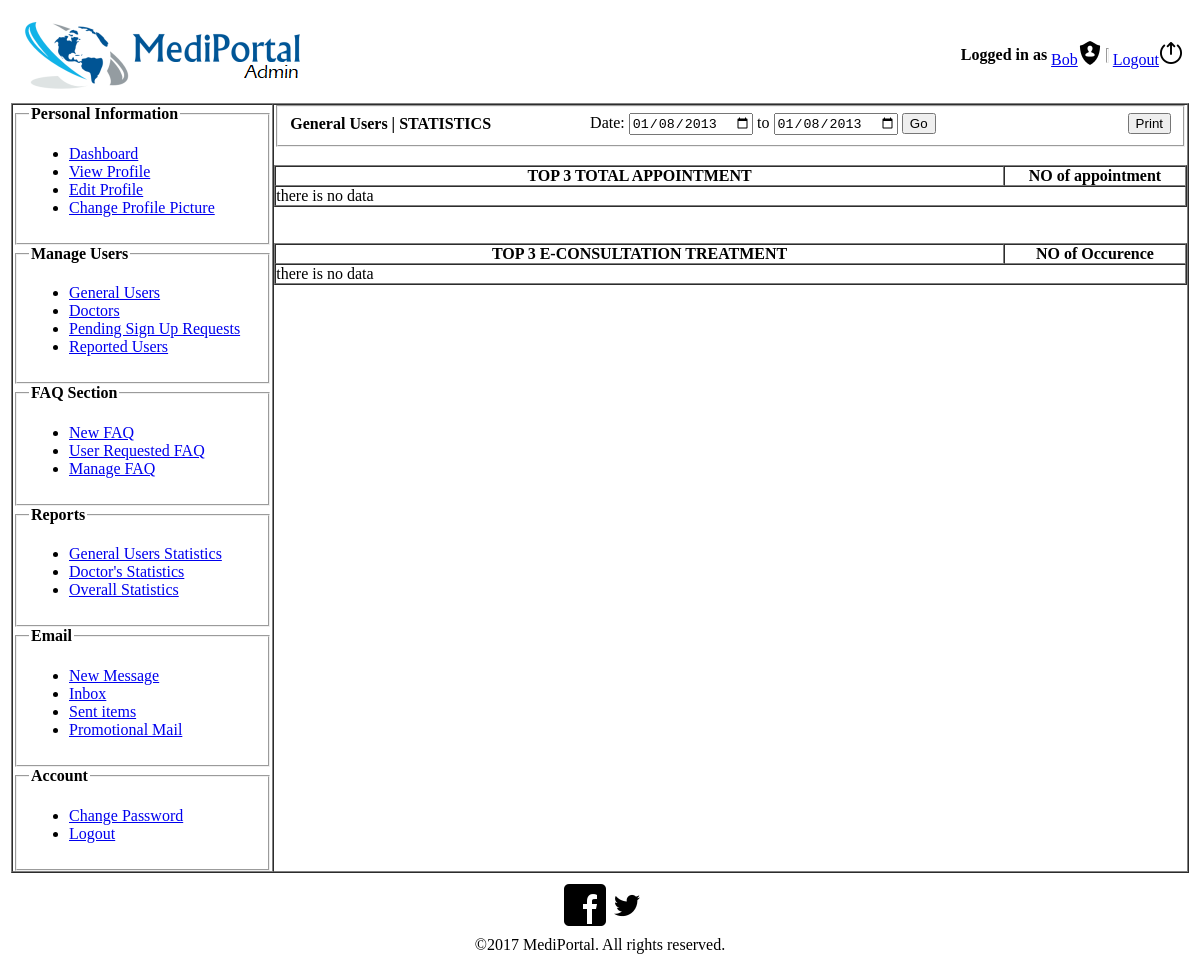
Page /user_admin/reportsNormalUsers.php on the earlier database version.
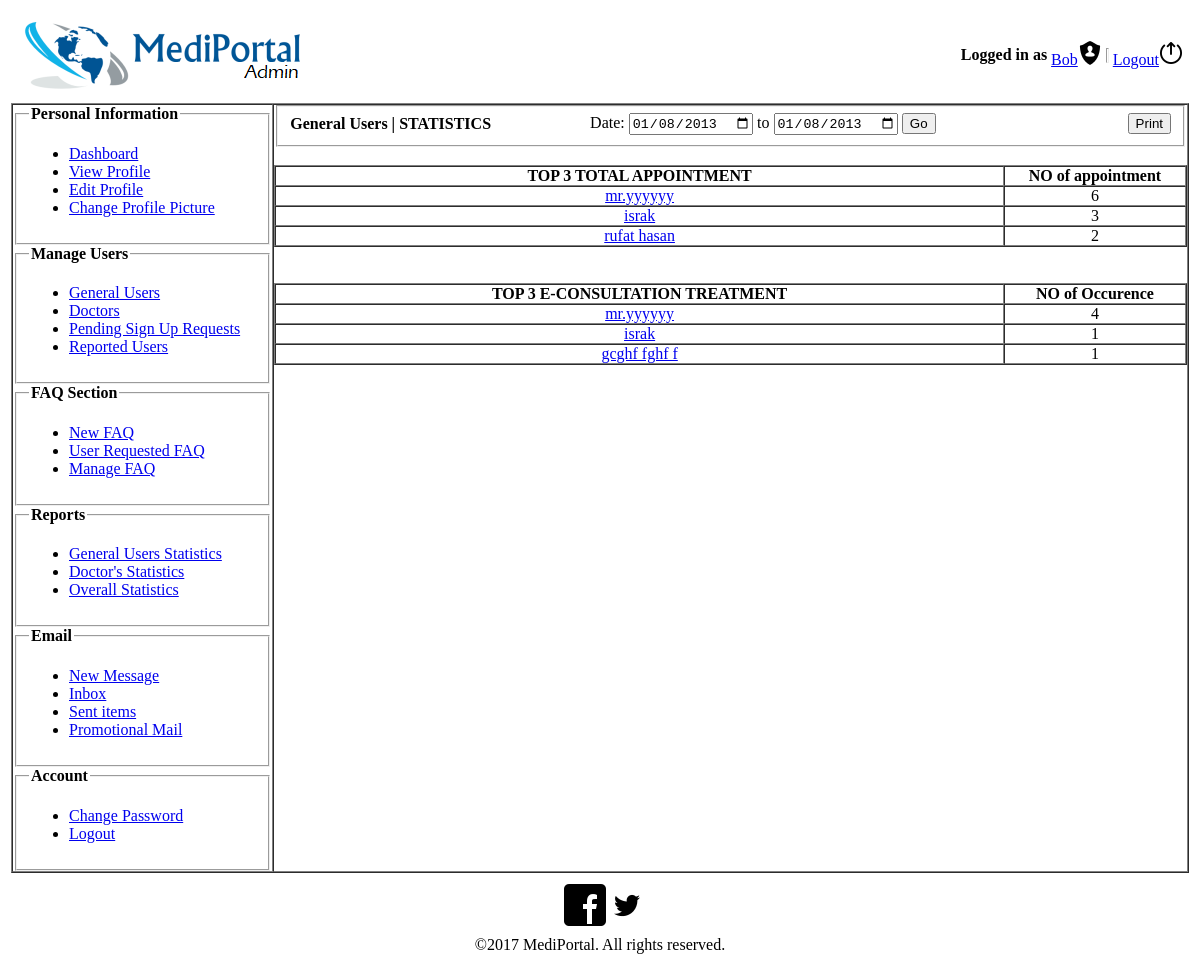
Same page on the later database version.
### tables this page shows
CREATE TABLE `member` (
  `member_id` int(11) NOT NULL,
  `username` varchar(50) NOT NULL,
  `name` text NOT NULL,
  `gender` varchar(50) NOT NULL,
  `email` varchar(50) NOT NULL,
  `dob` date NOT NULL,
  `mobile` varchar(50) DEFAULT NULL,
  `blood_group_id` int(11) DEFAULT NULL,
  `profile_picture` longblob,
  `account_status` varchar(50) NOT NULL,
  `last_login` datetime NOT NULL,
  `address` text
);

### user_admin/reportsNormalUsers.php (the view, shortened to what the changed rows need)
<?php
	$conn = mysqli_connect("localhost", "root", "","mediportal_db");
	$app="SELECT COUNT(appointment.member_id) AS no, member.name,member.member_id, member.profile_picture FROM appointment, member WHERE appointment.member_id = member.member_id GROUP BY appointment.member_id ORDER BY COUNT(appointment.member_id) DESC";
	$result = mysqli_query($conn, $app);
	$arr=array();
	while(($row = mysqli_fetch_assoc($result))!=null){
		$arr[] =array(
				"name"=>$row['name'],
				"member_id"=>$row['member_id'],
				"no"=>$row['no'], "image"=>$row['profile_picture']
				);
	}
	$online="SELECT COUNT(appointment.member_id) AS no, member.name,member.member_id FROM appointment, member WHERE appointment.member_id = member.member_id AND appointment.appointment_type LIKE 'online' GROUP BY appointment.member_id ORDER BY COUNT(appointment.member_id) DESC";
	$result = mysqli_query($conn, $online);
	$trt=array();
	while(($row = mysqli_fetch_assoc($result))!=null){
		$trt[] =array(
				"name"=>$row['name'],
				"member_id"=>$row['member_id'],
				"no"=>$row['no']
				);
	}
?>
<html>
<head><title>Home</title></head>
<body>
    <table align="center" width="100%">
        <tr>
            <td>
               <div>
                    <table width="100%" border="1" cellspacing="0" cellpadding="0">
                        <div align="center">
                             <td width="70%" align="center" valign="top">
                                        <br/>
										<table border="1" align="center" width="100%" cellpadding="0" cellspacing="0">
                                            <tr>
                                                <th width="80%">TOP 3 TOTAL APPOINTMENT</th>
                                                <th>NO of appointment</th>
                                            </tr>
                                            <?php if($arr!=null){ for($i=0;$i<3;$i++){ ?>
											<tr>
												<td align="center"><a href="normalUserDetails.php?mid=<?= $arr[$i]['member_id']?>"><?= $arr[$i]['name']?></a></td>
												<td align="center"><?= $arr[$i]['no']?></td>
											</tr>
											<?php }}else{echo "<tr><td colspan='2'> there is no data</td></tr>";} ?>
                                        </table>
                                        <br><br>
										<table border="1" align="center" width="100%" cellpadding="0" cellspacing="0">
                                            <tr>
                                                <th width="80%">TOP 3 E-CONSULTATION TREATMENT</th>
                                                <th>NO of Occurence</th>
                                            </tr>
                                            <?php if($arr!=null){ for($i=0;$i<3;$i++){ ?>
											<tr>
												<td align="center"><a href="normalUserDetails.php?mid=<?= $trt[$i]['member_id']?>"><?= $trt[$i]['name']?></a></td>
												<td align="center"><?= $trt[$i]['no']?></td>
											</tr>
											<?php }}else{echo "<tr><td colspan='2'> there is no data</td></tr>";} ?>
                                        </table>
										<br><br>
                            </td>
                        </div>
                    </table>
                </div>
            </td>
        </tr>
    </table>
</body>
</html>

Differences in the rows shown:
added member: name "mr.yyyyyy", no "6", no "4"
added member: name "israk", no "3", no "1"
now on this page (row edited): member: name "rufat hasan", no "2", shown under "Account"
added member: name "gcghf fghf f", no "1"
Other differences:
text no longer shown: "there is no data there is no data"
